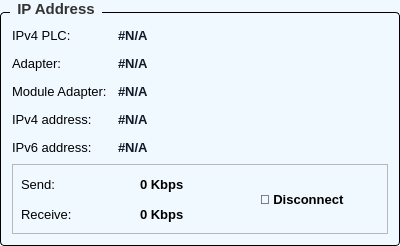
           <widget class="QGroupBox" name="groupControlPanel">
            <property name="sizePolicy">
             <sizepolicy hsizetype="Expanding" vsizetype="Preferred">
              <horstretch>4</horstretch>
              <verstretch>0</verstretch>
             </sizepolicy>
            </property>
            <property name="minimumSize">
             <size>
              <width>400</width>
              <height>0</height>
             </size>
            </property>
            <property name="maximumSize">
             <size>
              <width>350</width>
              <height>16777215</height>
             </size>
            </property>
            <property name="font">
             <font>
              <family>Segoe UI</family>
              <pointsize>-1</pointsize>
              <weight>75</weight>
              <bold>true</bold>
             </font>
            </property>
            <property name="styleSheet">
             <string notr="true">/* Khung chính của GroupBox */
QGroupBox {
    background-color: #F0F9FF; /* Màu nền theo yêu cầu của bạn */
    border: 1px solid #000000; /* Viền xám mảnh để định hình khối */
    border-radius: 4px;        /* Bo tròn góc 4px đồng bộ với QPushButton */
    margin-top: 12px;          /* Tạo khoảng cách phía trên để nhường chỗ cho chữ tiêu đề */
    font-size: 15px;           /* Kích thước chữ tiêu đề */
    font-weight: bold;         /* Làm đậm chữ tiêu đề */
    color: #333333;            /* Màu chữ tiêu đề */
}

/* Tùy chỉnh vị trí của chữ tiêu đề GroupBox */
QGroupBox::title {
    subcontrol-origin: margin;
    subcontrol-position: top left; /* Đặt tiêu đề ở góc trên bên trái */
    left: 10px;                    /* Đẩy chữ dịch vào trong một chút cho đẹp */
    padding: 0px 5px;              /* Khoảng cách đệm xung quanh chữ */
}
</string>
            </property>
            <property name="title">
             <string>IP Address</string>
            </property>
            <layout class="QGridLayout" name="gridLayout_2">
             <item row="1" column="0">
              <layout class="QGridLayout" name="gridLayout_3">
               <item row="2" column="1">
                <widget class="QLabel" name="labelAdapterName_2">
                 <property name="font">
                  <font>
                   <family>Segoe UI</family>
                   <pointsize>10</pointsize>
                   <weight>62</weight>
                   <bold>true</bold>
                  </font>
                 </property>
                 <property name="styleSheet">
                  <string notr="true">font-weight: 500; color: #111827;</string>
                 </property>
                 <property name="text">
                  <string>#N/A</string>
                 </property>
                </widget>
               </item>
               <item row="1" column="0">
                <widget class="QLabel" name="label_16">
                 <property name="minimumSize">
                  <size>
                   <width>0</width>
                   <height>22</height>
                  </size>
                 </property>
                 <property name="maximumSize">
                  <size>
                   <width>100</width>
                   <height>16777215</height>
                  </size>
                 </property>
                 <property name="font">
                  <font>
                   <family>Segoe UI</family>
                   <pointsize>10</pointsize>
                  </font>
                 </property>
                 <property name="text">
                  <string>IPv4 PLC:</string>
                 </property>
                </widget>
               </item>
               <item row="2" column="0">
                <widget class="QLabel" name="labelAdapterNameTitle_2">
                 <property name="minimumSize">
                  <size>
                   <width>0</width>
                   <height>22</height>
                  </size>
                 </property>
                 <property name="font">
                  <font>
                   <family>Segoe UI</family>
                   <pointsize>10</pointsize>
                  </font>
                 </property>
                 <property name="text">
                  <string>Adapter:</string>
                 </property>
                </widget>
               </item>
               <item row="5" column="0">
                <widget class="QLabel" name="labelIPv6Title_2">
                 <property name="minimumSize">
                  <size>
                   <width>0</width>
                   <height>22</height>
                  </size>
                 </property>
                 <property name="font">
                  <font>
                   <family>Segoe UI</family>
                   <pointsize>10</pointsize>
                  </font>
                 </property>
                 <property name="text">
                  <string>IPv6 address:</string>
                 </property>
                </widget>
               </item>
               <item row="1" column="1">
                <widget class="QLabel" name="IPV4_PLC">
                 <property name="font">
                  <font>
                   <family>Segoe UI</family>
                   <pointsize>10</pointsize>
                   <weight>62</weight>
                   <bold>true</bold>
                  </font>
                 </property>
                 <property name="styleSheet">
                  <string notr="true">font-weight: 500; color: #111827;</string>
                 </property>
                 <property name="text">
                  <string>#N/A</string>
                 </property>
                </widget>
               </item>
               <item row="4" column="0">
                <widget class="QLabel" name="labelIPv4Title_2">
                 <property name="minimumSize">
                  <size>
                   <width>0</width>
                   <height>22</height>
                  </size>
                 </property>
                 <property name="font">
                  <font>
                   <family>Segoe UI</family>
                   <pointsize>10</pointsize>
                  </font>
                 </property>
                 <property name="text">
                  <string>IPv4 address:</string>
                 </property>
                </widget>
               </item>
               <item row="4" column="1">
                <widget class="QLabel" name="labelIPv4_2">
                 <property name="font">
                  <font>
                   <family>Segoe UI</family>
                   <pointsize>10</pointsize>
                   <weight>62</weight>
                   <bold>true</bold>
                  </font>
                 </property>
                 <property name="styleSheet">
                  <string notr="true">font-weight: 500; color: #111827;</string>
                 </property>
                 <property name="text">
                  <string>#N/A</string>
                 </property>
                </widget>
               </item>
               <item row="5" column="1">
                <widget class="QLabel" name="labelIPv6_2">
                 <property name="font">
                  <font>
                   <family>Segoe UI</family>
                   <pointsize>10</pointsize>
                   <weight>62</weight>
                   <bold>true</bold>
                  </font>
                 </property>
                 <property name="styleSheet">
                  <string notr="true">font-weight: 500; color: #111827;</string>
                 </property>
                 <property name="text">
                  <string>#N/A</string>
                 </property>
                 <property name="wordWrap">
                  <bool>true</bool>
                 </property>
                </widget>
               </item>
               <item row="3" column="1">
                <widget class="QLabel" name="labelModuleAdapter">
                 <property name="font">
                  <font>
                   <family>Segoe UI</family>
                   <pointsize>10</pointsize>
                   <weight>62</weight>
                   <bold>true</bold>
                  </font>
                 </property>
                 <property name="styleSheet">
                  <string notr="true">font-weight: 500; color: #111827;</string>
                 </property>
                 <property name="text">
                  <string>#N/A</string>
                 </property>
                </widget>
               </item>
               <item row="3" column="0">
                <widget class="QLabel" name="labelConnTypeTitle_2">
                 <property name="minimumSize">
                  <size>
                   <width>0</width>
                   <height>22</height>
                  </size>
                 </property>
                 <property name="font">
                  <font>
                   <family>Segoe UI</family>
                   <pointsize>10</pointsize>
                  </font>
                 </property>
                 <property name="text">
                  <string>Module Adapter:</string>
                 </property>
                </widget>
               </item>
              </layout>
             </item>
             <item row="2" column="0">
              <layout class="QHBoxLayout" name="infoRow_2">
               <property name="spacing">
                <number>24</number>
               </property>
               <item>
                <widget class="QFrame" name="frameGraph">
                 <property name="minimumSize">
                  <size>
                   <width>0</width>
                   <height>70</height>
                  </size>
                 </property>
                 <property name="maximumSize">
                  <size>
                   <width>16777215</width>
                   <height>70</height>
                  </size>
                 </property>
                 <property name="frameShape">
                  <enum>QFrame::StyledPanel</enum>
                 </property>
                 <layout class="QVBoxLayout" name="layoutGraph">
                  <property name="spacing">
                   <number>0</number>
                  </property>
                  <property name="leftMargin">
                   <number>8</number>
                  </property>
                  <property name="topMargin">
                   <number>4</number>
                  </property>
                  <property name="rightMargin">
                   <number>8</number>
                  </property>
                  <property name="bottomMargin">
                   <number>4</number>
                  </property>
                  <item>
                   <layout class="QGridLayout" name="gridLayout_6">
                    <item row="1" column="0">
                     <widget class="QLabel" name="labelRecvTitle_2">
                      <property name="font">
                       <font>
                        <family>Segoe UI</family>
                        <pointsize>10</pointsize>
                       </font>
                      </property>
                      <property name="text">
                       <string>Receive:</string>
                      </property>
                     </widget>
                    </item>
                    <item row="0" column="1">
                     <widget class="QLabel" name="labelSendValue_2">
                      <property name="font">
                       <font>
                        <family>Segoe UI</family>
                        <pointsize>10</pointsize>
                        <weight>75</weight>
                        <bold>true</bold>
                       </font>
                      </property>
                      <property name="text">
                       <string>0 Kbps</string>
                      </property>
                     </widget>
                    </item>
                    <item row="0" column="0">
                     <widget class="QLabel" name="labelSendTitle_2">
                      <property name="font">
                       <font>
                        <family>Segoe UI</family>
                        <pointsize>10</pointsize>
                       </font>
                      </property>
                      <property name="layoutDirection">
                       <enum>Qt::LeftToRight</enum>
                      </property>
                      <property name="text">
                       <string>Send:</string>
                      </property>
                     </widget>
                    </item>
                    <item row="1" column="1">
                     <widget class="QLabel" name="labelRecvValue_2">
                      <property name="font">
                       <font>
                        <family>Segoe UI</family>
                        <pointsize>10</pointsize>
                        <weight>75</weight>
                        <bold>true</bold>
                       </font>
                      </property>
                      <property name="text">
                       <string>0 Kbps</string>
                      </property>
                     </widget>
                    </item>
                    <item row="0" column="2" rowspan="2">
                     <widget class="QLabel" name="labelConnStatus">
                      <property name="maximumSize">
                       <size>
                        <width>200</width>
                        <height>16777215</height>
                       </size>
                      </property>
                      <property name="font">
                       <font>
                        <family>Segoe UI</family>
                        <pointsize>10</pointsize>
                        <weight>75</weight>
                        <bold>true</bold>
                       </font>
                      </property>
                      <property name="layoutDirection">
                       <enum>Qt::LeftToRight</enum>
                      </property>
                      <property name="text">
                       <string>🔴 Disconnect</string>
                      </property>
                     </widget>
                    </item>
                   </layout>
                  </item>
                 </layout>
                </widget>
               </item>
              </layout>
             </item>
            </layout>
           </widget>
